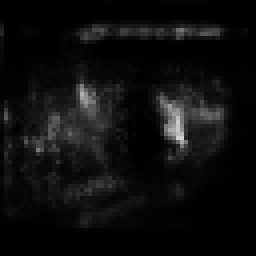
#> input picture predict/0032.png, 64 x 64 px (shown 4 times larger)
$ python square_detect.py   (older library calls are emulated)
#> lines starting #> are read from the running program, lines starting #| are printed output that depends on the picture; after the words box and inside, x2 and y2 are one past the last pixel; in counts of white or black regions, pixels touching at a corner belong together
import cv2
import math
import numpy as np

# https://qiita.com/sitar-harmonics/items/ac584f99043574670cf3より引用2

# pt0-> pt1およびpt0-> pt2からの
# ベクトル間の角度の余弦(コサイン)を算出
def angle(pt1, pt2, pt0) -> float:
    dx1 = float(pt1[0,0] - pt0[0,0])
    dy1 = float(pt1[0,1] - pt0[0,1])
    dx2 = float(pt2[0,0] - pt0[0,0])
    dy2 = float(pt2[0,1] - pt0[0,1])
    v = math.sqrt((dx1*dx1 + dy1*dy1)*(dx2*dx2 + dy2*dy2) )
    return (dx1*dx2 + dy1*dy2)/ v

# 画像上の四角形を検出
def findSquares(bin_image, image, cond_area = 1000):
    # 輪郭取得
    label,contours,hie = cv2.findContours(bin_image, cv2.RETR_LIST, cv2.CHAIN_APPROX_SIMPLE)

    for i, cnt in enumerate(contours):
        # 輪郭の周囲に比例する精度で輪郭を近似する
        arclen = cv2.arcLength(cnt, True)
        approx = cv2.approxPolyDP(cnt, arclen*0.05, True)
        #四角形の輪郭は、近似後に4つの頂点があります。
        #比較的広い領域が凸状になります。

        # 凸性の確認
        area = abs(cv2.contourArea(approx))
        if approx.shape[0] == 4 and area > cond_area and cv2.isContourConvex(approx) :
            maxCosine = 0

            for j in range(2, 5):
                # 辺間の角度の最大コサインを算出
                cosine = abs(angle(approx[j%4], approx[j-2], approx[j-1]))
                maxCosine = max(maxCosine, cosine)

            # すべての角度の余弦定理が小さい場合
            #（すべての角度は約90度です）次に、quandrangeを書き込みます
            # 結果のシーケンスへの頂点
            if maxCosine < 0.8 :
                pass
                # 四角判定!!
                rcnt = approx.reshape(-1,2)
                cv2.polylines(image, [rcnt], True, (0,0,255), thickness=2, lineType=cv2.LINE_8)
    return image

def main():
    image = cv2.imread('predict/0032.png', cv2.IMREAD_COLOR)
#> image is the input picture: shape (64, 64, 3); min 0, max 208, mean 13.8
    image = cv2.resize(image,(512,512))
#> image: shape (512, 512, 3)
    if image is None :
        exit(1)
    gray = cv2.cvtColor(image, cv2.COLOR_BGR2GRAY)
    gray = ((gray/np.max(gray))*255).astype(np.uint8)
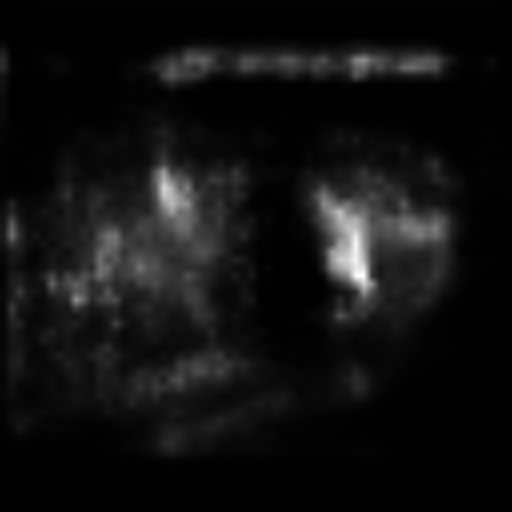
#> gray: shape (512, 512); min 0, max 255, mean 16.6
    _,bw = cv2.threshold(gray,155,255,cv2.THRESH_BINARY)
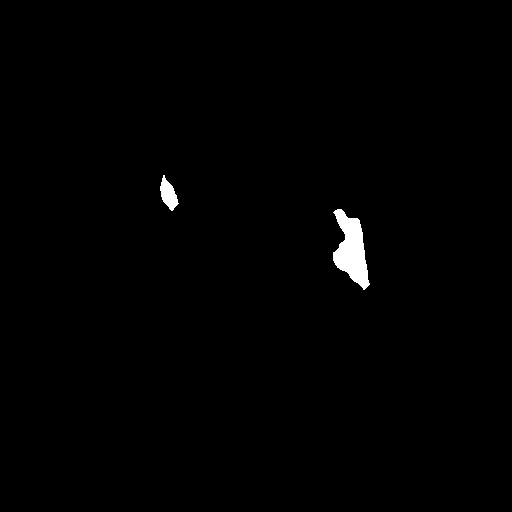
#> bw: shape (512, 512); 0.78% white; 2 white regions
    cv2.imshow('Square Detector', bw)
    cv2.waitKey()
    rimage = findSquares(bw, image,cond_area=100)
#> in findSquares, `label,contours,hie = cv2.findContours(bin_image, cv2.RETR_LIST, cv2.CH..`: contours = 2 contours; box (x1, y1, x2, y2) and area: (333, 209, 370, 290) 1593, (160, 175, 179, 211) 334; hie = [[1, -1, -1, -1], [-1, 0, -1, -1]]
#> the loop in findSquares, `for i, cnt in enumerate(contours):` made 2 passes
#> (arclen, area) on passes 1 to 2: (213.8, 1580), (86.08, 267)
#> after the loop in findSquares, `for i, cnt in enumerate(contours):`:
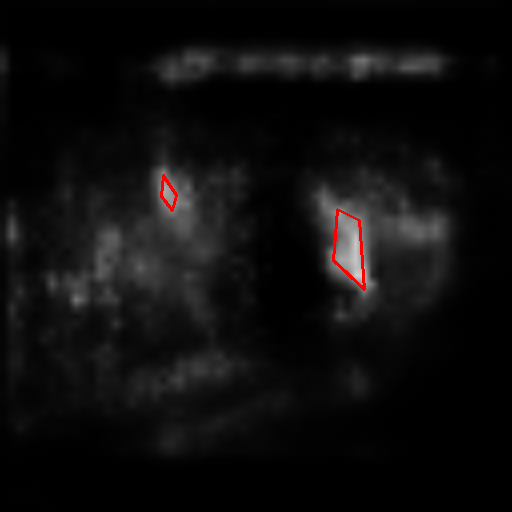
#> image: shape (512, 512, 3); mean B, G, R 13.3, 13.3, 14.1
    cv2.imshow('Square Detector', rimage)
    cv2.waitKey()
    return 0


if __name__ == '__main__':
    main()
